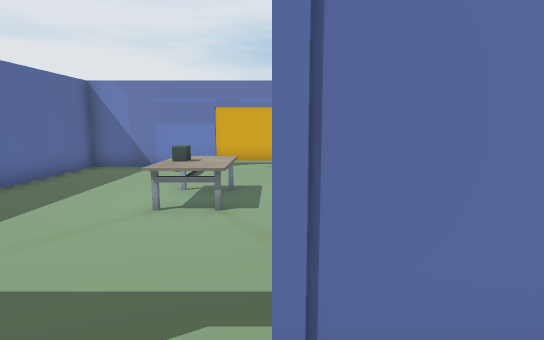
View 1 (above)

24 first-person views from a walk through a Unity game level. The camera is 1.5 m above the floor, tilts 8° down and sees 80° across. Doors are open. The floor is counted in squares, 1 m on a side. Each view is taken from the middle of a square. On the plan, view 1 faces up. The plan holds only what a view shows up to about 15 squares ahead; the rest is blank. The player is left out.

View 2
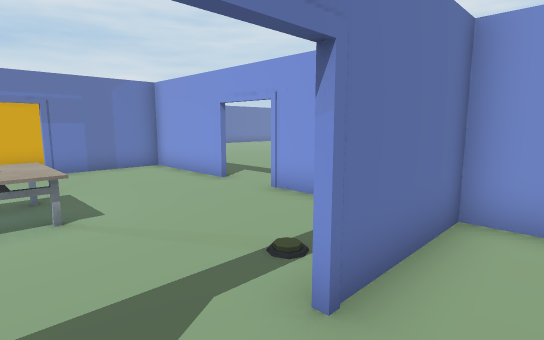

View 3
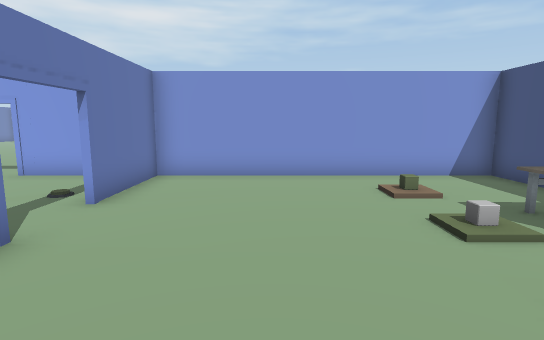

View 4
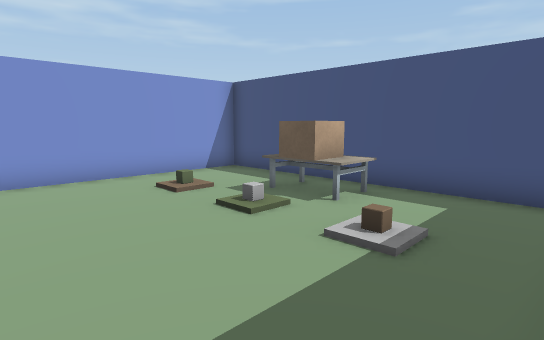

View 5
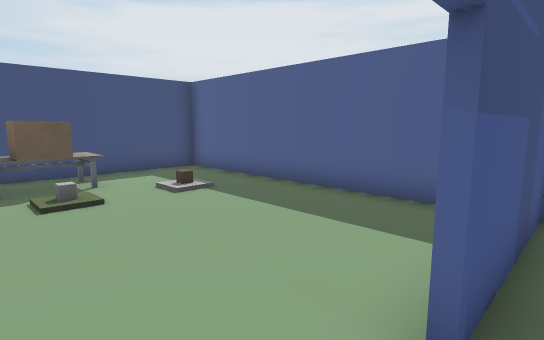

View 6
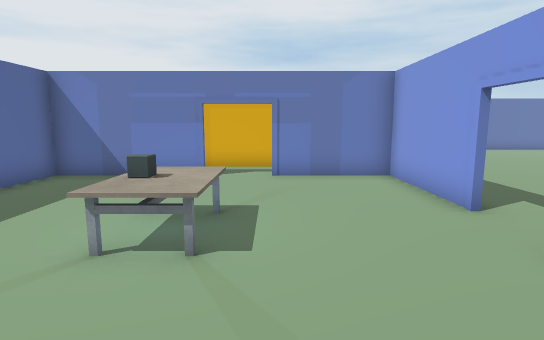

View 7
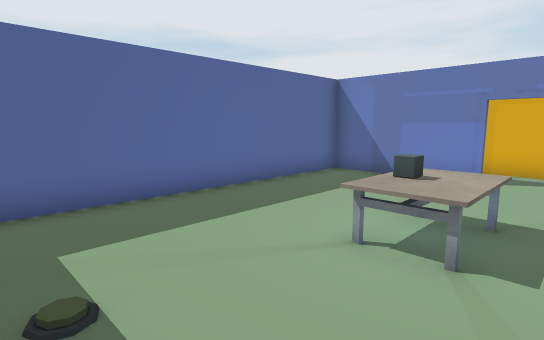

View 8
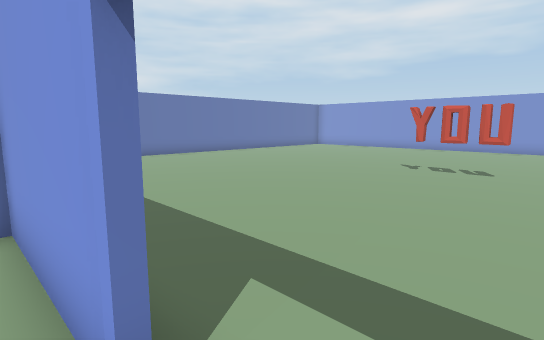

View 9
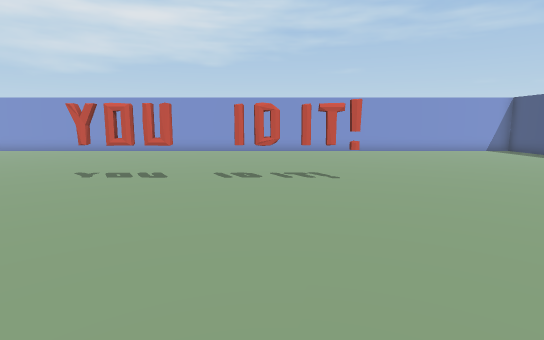

View 10
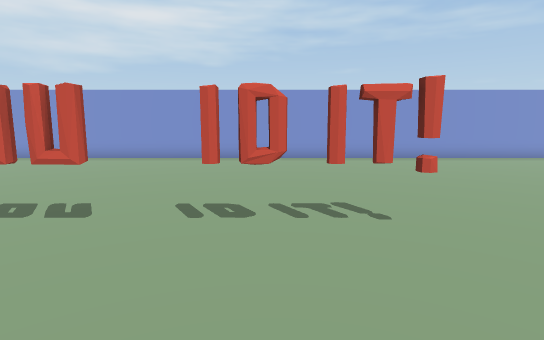

View 11
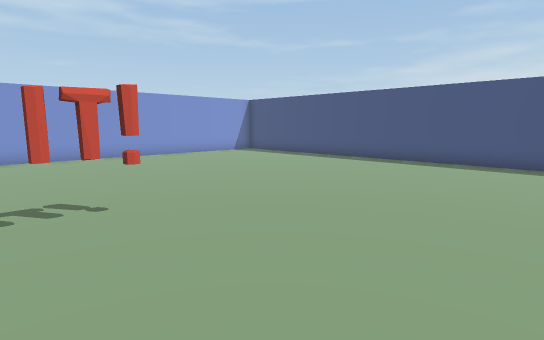

View 12
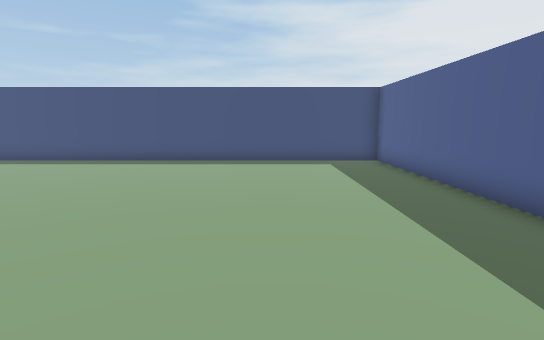

View 13
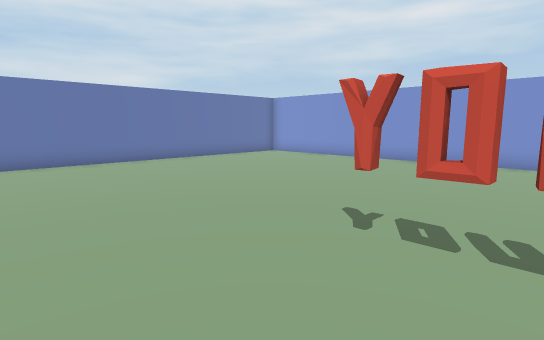

View 14
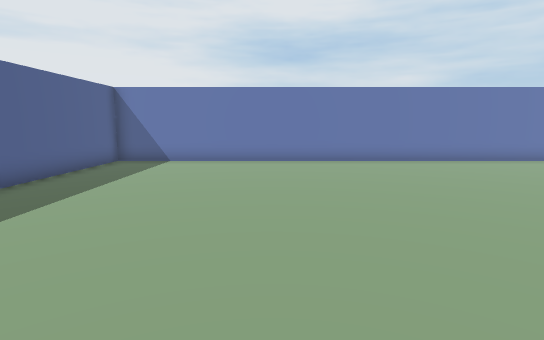

View 15
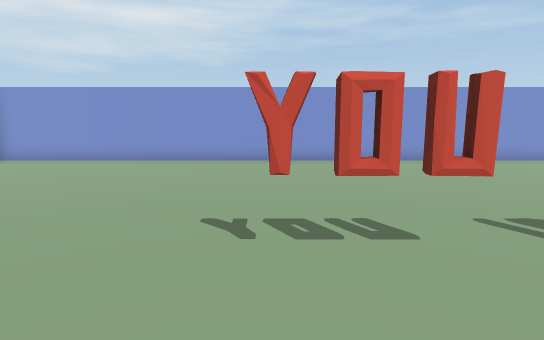

View 16
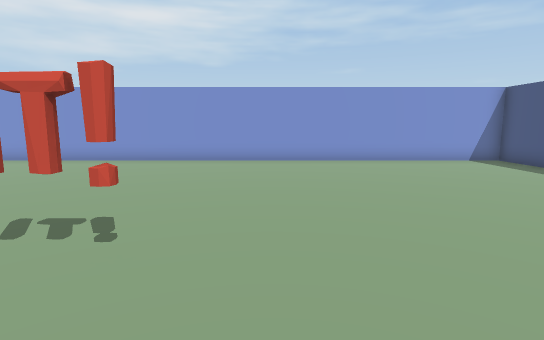

View 17
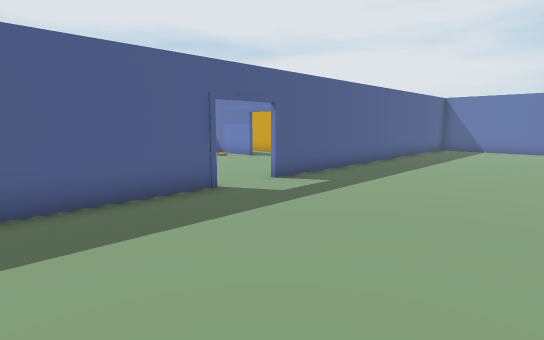

View 18
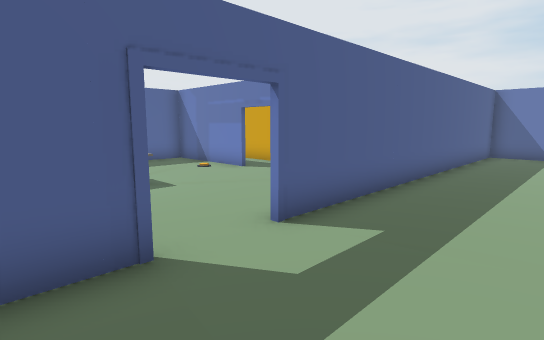

View 19
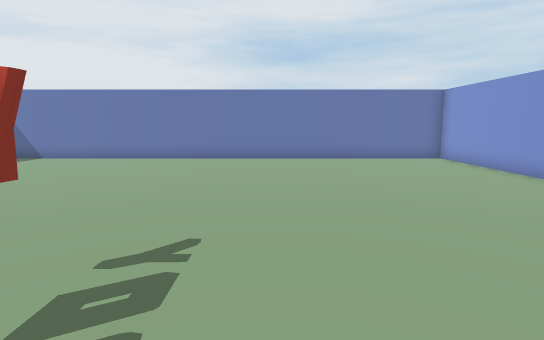

View 20
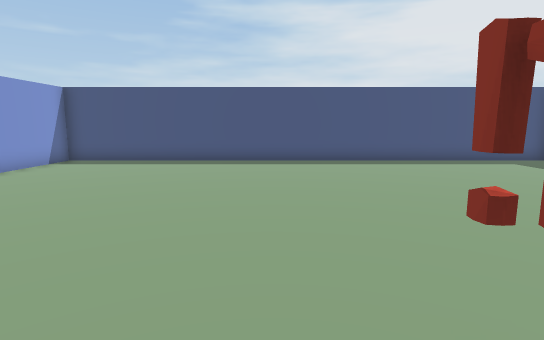

View 21
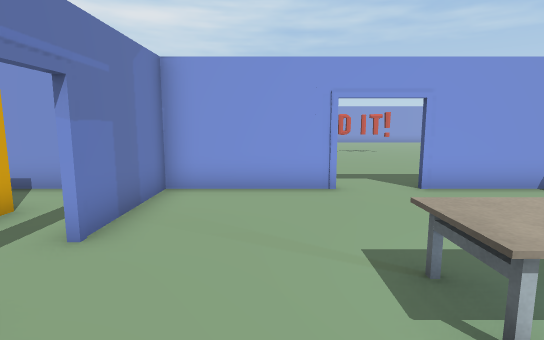

View 22
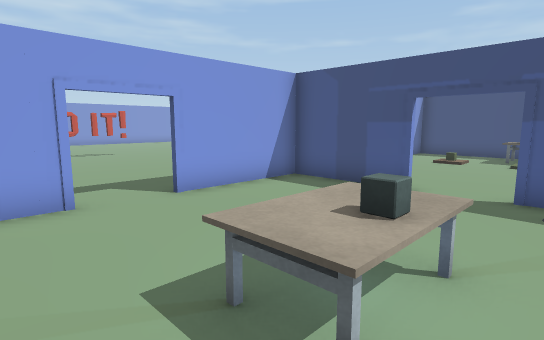

View 23
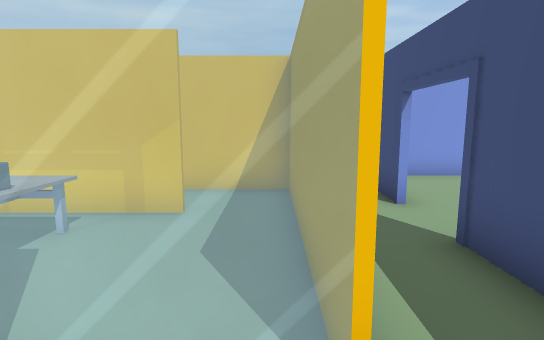

View 24
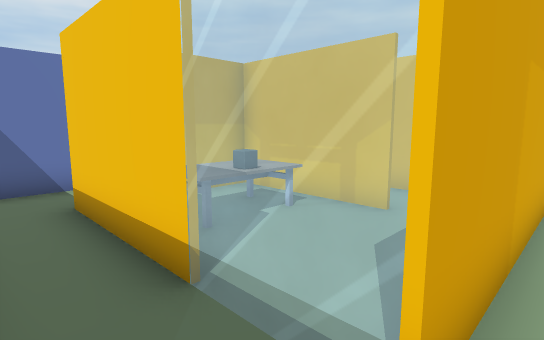

### Floor plan
Key: @ floor where view 1 was taken; # wall or solid block; x gap in a wall; . floor; D open door; = window, fence, low wall or low ledge; T table; O other object.
Columns run from 7 left of view 1 to 24 right of it. Each row starts with its distance up from view 1.
 22   ##       #####################
 21   ..       #...................#
 20   ..       #...................#
 19  ..####    #...................#
 18  ..TTT#    #...................#
 17  ..TTT#    #...................#
 16  ..#..#.#  #...................#
 15   .=....# .#...................#
 14  . =#####..#...................#
 13  . ........#...................#
 12 #####DDD####...................#
 11 #..........#...................#
 10 #..........#.........#.........#
  9 #..........#.........x.........#
  8 #..........#.........#.........#
  7 #....TT....D...................#
  6 #....TT....D...................#
  5 #..........#.........x.........#
  4 #..........#.........x.........#
  3 #..........#.........#.........#
  2  ...##.....#...................#
  1 #####DDD####...................#
  0 #......@...#...................#
 -1 #..........#...................#
 -2 #..........#...................#
 -3 #..........#...................#
 -4 #..........#...................#
 -5 #..O....O..#...................#
 -6 #....T#....#...................#
 -7 #....T#....#...................#
 -8 #....TT....#...................#
 -9 ################################

Positions as (right, up) in squares from view 1, and headings:
1: (0, 0), facing up
2: (-2, 0), facing up-right
3: (-6, -2), facing right
4: (-6, -1), facing down-right
5: (0, 2), facing down-left
6: (0, 2), facing up
7: (0, 2), facing up-left
8: (3, 6), facing up-right
9: (5, 5), facing right
10: (9, 5), facing right
11: (8, 5), facing down-right
12: (8, 5), facing down
13: (10, 8), facing up-right
14: (10, 8), facing up
15: (10, 10), facing right
16: (10, 1), facing right
17: (10, 1), facing up-left
18: (7, 4), facing up-left
19: (16, 7), facing up
20: (15, 5), facing down
21: (-4, 9), facing right
22: (-3, 9), facing down-right
23: (-6, 14), facing right
24: (-6, 13), facing up-right
